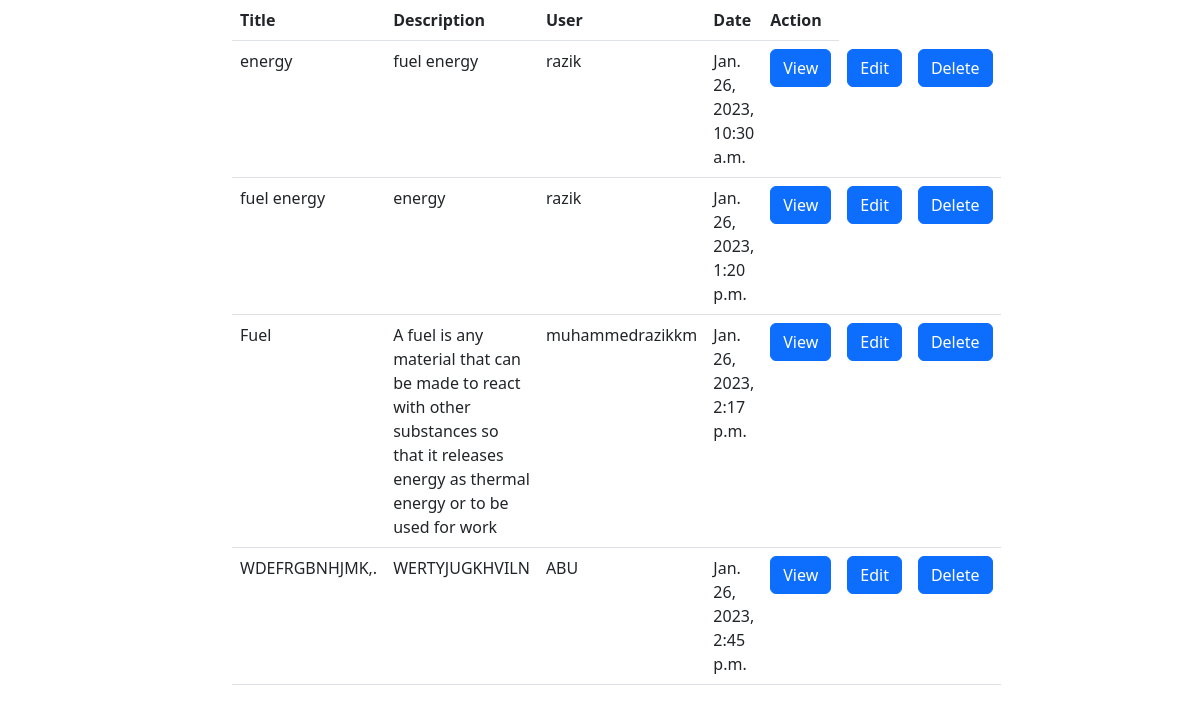
The app's page /posts/otherall (signed in) with its own data.
### api/models.py (models this page shows, shortened)
class Posts(models.Model):
    title=models.CharField(max_length=200)
    description=models.CharField(max_length=200)
    user=models.ForeignKey(User,on_delete=models.CASCADE)
    date=models.DateTimeField(auto_now=True)

### socialweb/views.py (the view)
# urls.py: path("posts/otherall",views.PostListAllView.as_view(),name="post-alldetail"),
class PostListAllView(View):
    def get(self,request,*args,**kwargs):
        logged_in_user=request.user
        qs=Posts.objects.exclude(id=logged_in_user.id)
        return render(request,"post-alldetail.html",{"posts":qs})

### socialweb/templates/post-alldetail.html (shortened to what this page needs)
<!DOCTYPE html>
<html lang="en">
<head>
    <link href="https://cdn.jsdelivr.net/npm/bootstrap@5.3.0-alpha1/dist/css/bootstrap.min.css" rel="stylesheet"
>
</head>
<body>
    <div class="container">
        <div class="row">
            <div class="col-2"></div>
            <div class="col-8">
                <table class="table">
                    <tr>
                        <th>Title</th>
                        <th>Description</th>
                        <th>User</th>
                        <th>Date</th>
                        <th>Action</th>
                    </tr>
                    {%for p in posts%}
                    <tr>
                        <td>{{p.title}}</td>
                        <td>{{p.description}}</td>
                        <td>{{p.user}}</td>
                        <td>{{p.date}}</td>
                        <td><a href="{% url 'post-detail' p.id %}"class="btn btn-primary">View</a></td>
                        <td><a href="{% url 'post-edit' p.id %}"class="btn btn-primary">Edit</a></td>
                        <td><a href="{% url 'post-delete' p.id %}"class="btn btn-primary">Delete</a></td>
                    </tr>
                    {% endfor %}
                </table>
            </div>
            <div class="col-2"></div>
        </div>
    </div>
</body>
</html>

### records on screen
Posts: title "energy", description "fuel energy", user "razik", date "Jan. 26, 2023, 10:30 a.m."
Posts: title "fuel energy", description "energy", user "razik", date "Jan. 26, 2023, 1:20 p.m."
Posts: title "Fuel", description "A fuel is any material that can be made to react with other substances so that it releases energy as thermal energy or to be used for work", user "muhammedrazikkm", date "Jan. 26, 2023, 2:17 p.m."
Posts: title "WDEFRGBNHJMK,.", description "WERTYJUGKHVILN", user "ABU", date "Jan. 26, 2023, 2:45 p.m."
